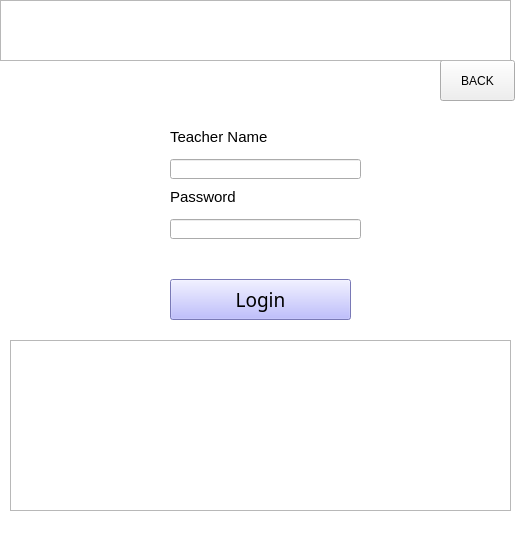
<?xml version="1.0" encoding="UTF-8"?>
<ui version="4.0">
 <class>Login</class>
 <widget class="QMainWindow" name="Login">
  <property name="geometry">
   <rect>
    <x>0</x>
    <y>0</y>
    <width>520</width>
    <height>556</height>
   </rect>
  </property>
  <property name="windowTitle">
   <string>Teacher Login</string>
  </property>
  <property name="windowIcon">
   <iconset>
    <normaloff>5a0167cfd7045febc5828df2b5cfbb97.png</normaloff>5a0167cfd7045febc5828df2b5cfbb97.png</iconset>
  </property>
  <property name="styleSheet">
   <string notr="true"/>
  </property>
  <widget class="QWidget" name="centralwidget">
   <widget class="QGraphicsView" name="graphicsView">
    <property name="geometry">
     <rect>
      <x>-10</x>
      <y>-10</y>
      <width>531</width>
      <height>571</height>
     </rect>
    </property>
    <property name="styleSheet">
     <string notr="true">background-image: url(Bg.jpg);</string>
    </property>
   </widget>
   <widget class="QPushButton" name="back2">
    <property name="geometry">
     <rect>
      <x>440</x>
      <y>60</y>
      <width>75</width>
      <height>41</height>
     </rect>
    </property>
    <property name="autoFillBackground">
     <bool>false</bool>
    </property>
    <property name="text">
     <string>BACK</string>
    </property>
    <property name="icon">
     <iconset>
      <normaloff>pngfind.com-pink-arrow-png-6325956.png</normaloff>pngfind.com-pink-arrow-png-6325956.png</iconset>
    </property>
    <property name="iconSize">
     <size>
      <width>30</width>
      <height>30</height>
     </size>
    </property>
   </widget>
   <widget class="QLineEdit" name="Sname">
    <property name="geometry">
     <rect>
      <x>170</x>
      <y>159</y>
      <width>191</width>
      <height>20</height>
     </rect>
    </property>
   </widget>
   <widget class="QLineEdit" name="Spassword">
    <property name="geometry">
     <rect>
      <x>170</x>
      <y>219</y>
      <width>191</width>
      <height>20</height>
     </rect>
    </property>
    <property name="echoMode">
     <enum>QLineEdit::Password</enum>
    </property>
   </widget>
   <widget class="QPushButton" name="submit">
    <property name="geometry">
     <rect>
      <x>170</x>
      <y>279</y>
      <width>181</width>
      <height>41</height>
     </rect>
    </property>
    <property name="font">
     <font>
      <family>Microsoft Tai Le</family>
      <pointsize>14</pointsize>
     </font>
    </property>
    <property name="styleSheet">
     <string notr="true">background-color: rgb(170, 170, 255);</string>
    </property>
    <property name="text">
     <string>Login</string>
    </property>
   </widget>
   <widget class="QLabel" name="label">
    <property name="geometry">
     <rect>
      <x>170</x>
      <y>129</y>
      <width>101</width>
      <height>16</height>
     </rect>
    </property>
    <property name="font">
     <font>
      <pointsize>11</pointsize>
     </font>
    </property>
    <property name="text">
     <string>Teacher Name</string>
    </property>
   </widget>
   <widget class="QLabel" name="label_2">
    <property name="geometry">
     <rect>
      <x>170</x>
      <y>189</y>
      <width>101</width>
      <height>16</height>
     </rect>
    </property>
    <property name="font">
     <font>
      <pointsize>11</pointsize>
     </font>
    </property>
    <property name="text">
     <string>Password</string>
    </property>
   </widget>
   <widget class="QGraphicsView" name="graphicsView_2">
    <property name="geometry">
     <rect>
      <x>10</x>
      <y>340</y>
      <width>501</width>
      <height>171</height>
     </rect>
    </property>
    <property name="styleSheet">
     <string notr="true">background-image: url(mysaline-asl.jpg);</string>
    </property>
   </widget>
   <widget class="QGraphicsView" name="graphicsView_3">
    <property name="geometry">
     <rect>
      <x>0</x>
      <y>0</y>
      <width>511</width>
      <height>61</height>
     </rect>
    </property>
    <property name="styleSheet">
     <string notr="true">border-image: url(cooltext372373214987174.png);</string>
    </property>
   </widget>
  </widget>
 </widget>
 <resources>
  <include location="Test2.qrc"/>
 </resources>
 <connections/>
</ui>
